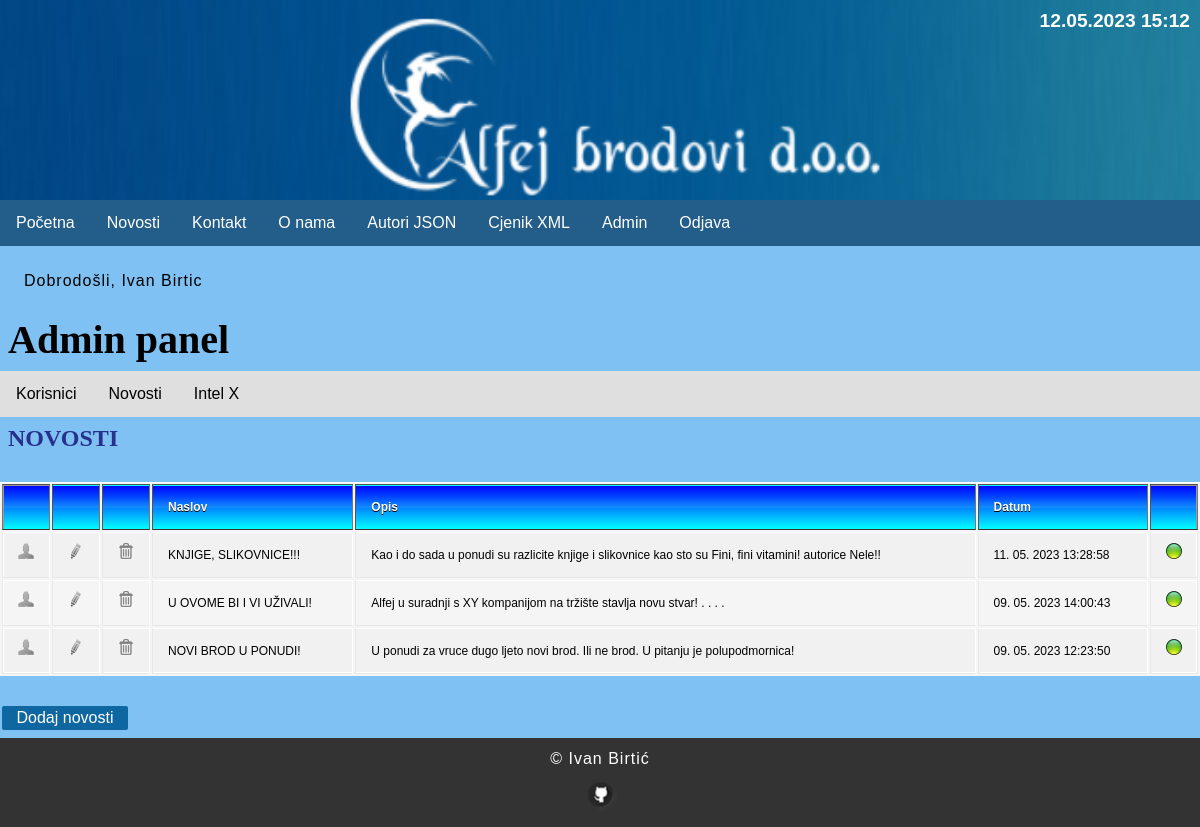
Page /index.php?menu=7&action=2 (signed in) on the committed database.
### tables this page shows
CREATE TABLE `news` (
  `id` int(11) NOT NULL,
  `title` varchar(255) NOT NULL,
  `description` text NOT NULL,
  `date` timestamp NOT NULL DEFAULT current_timestamp() ON UPDATE current_timestamp(),
  `picture` varchar(255) NOT NULL,
  `archive` enum('Y','N') NOT NULL
);

### functions.php (called while the page is built)
<?php
	function pickerDateToMysql($pickerDate){
		$date = DateTime::createFromFormat('Y-m-d H:i:s', $pickerDate);
		return $date->format('d. m. Y H:i:s');
	}
?>

### admin/news.php (the view, shortened to what this page needs)
<?php
	if (isset($_GET['id']) && $_GET['id'] != '') {
		$query  = "SELECT * FROM news";
		$query .= " WHERE id=".$_GET['id'];
		$query .= " ORDER BY date DESC";
		$result = @mysqli_query($MySQL, $query);
		$row = @mysqli_fetch_array($result);
		print '
		<h2>Pregled novosti</h2>
		<div class="news">
			<img src="news/' . $row['picture'] . '" alt="' . $row['title'] . '" title="' . $row['title'] . '">
			<h2>' . $row['title'] . '</h2>
			' . $row['description'] . '
			<time datetime="' . $row['date'] . '">' . pickerDateToMysql($row['date']) . '</time>
			<hr>
		</div>
		<p><a href="index.php?menu='.$menu.'&amp;action='.$action.'">↶ Natrag</a></p>';
	}
	else {
		print '
		<h2>NOVOSTI</h2>
		<div id="news">
			<table>
				<thead>
					<tr>
						<th width="16"></th>
						<th width="16"></th>
						<th width="16"></th>
						<th>Naslov</th>
						<th>Opis</th>
						<th>Datum</th>
						<th width="16"></th>
					</tr>
				</thead>
				<tbody>';
				$query  = "SELECT * FROM news";
				$query .= " ORDER BY date DESC";
				$result = @mysqli_query($MySQL, $query);
				while($row = @mysqli_fetch_array($result)) {
					print '
					<tr>
						<td><a href="index.php?menu='.$menu.'&amp;action='.$action.'&amp;id=' .$row['id']. '"><img src="img/user.png" alt="user"></a></td>
						<td><a href="index.php?menu='.$menu.'&amp;action='.$action.'&amp;edit=' .$row['id']. '"><img src="img/edit.png" alt="uredi"></a></td>
						<td><a href="index.php?menu='.$menu.'&amp;action='.$action.'&amp;delete=' .$row['id']. '"><img src="img/delete.png" alt="obriši"></a></td>
						<td>' . $row['title'] . '</td>
						<td>';
						if(strlen($row['description']) > 160) {
                            echo substr(strip_tags($row['description']), 0, 160).'...';
                        } else {
                            echo strip_tags($row['description']);
                        }
						print '
						</td>
						<td>' . pickerDateToMysql($row['date']) . '</td>
						<td>';
							if ($row['archive'] == 'Y') { print '<img src="img/inactive.png" alt="" title="" />'; }
                            else if ($row['archive'] == 'N') { print '<img src="img/active.png" alt="" title="" />'; }
						print '
						</td>
					</tr>';
				}
			print '
				</tbody>
			</table>
			<a href="index.php?menu=' . $menu . '&amp;action=' . $action . '&amp;add=true" class="AddLink">Dodaj novosti</a>
		</div>';
	}
?>

### style.css (style rules this page uses)
body, html { font-family: 'futura', 'helvetica', sans-serif; margin: 0; font-size: 16px; background-color: #80c1f3; }
h1,h2 { margin: 8px; font-size: 40px; font-family: Times-new-roman; }
h2 { font-size: 24px; color: #27318b; }
main a { color: #27318b; text-decoration: none; }
p { margin: 24px; line-height: 22.4px; letter-spacing: 1px; }
img { width: 100%; }
.AddLink { -moz-border-radius: 2px; border-radius: 2px; -webkit-border-radius: 2px; color: #FFFFFF !important; display: block; background-color: #0f67a1; margin: 8px 2px; padding: 3px; width: 120px; text-align: center; }
table { background: #f5f5f5; border-collapse: separate; box-shadow: inset 0 1px 0 #fff; font-size: 12px; line-height: 24px; margin: 30px auto; text-align: left; width: 100%; }
th { background: url(http://jackrugile.com/images/misc/noise-diagonal.png), linear-gradient(#0000FF, #00FFFF); border-left: 1px solid #555; border-right: 1px solid #777; border-top: 1px solid #555; border-bottom: 1px solid #333; box-shadow: inset 0 1px 0 #00FFFF; color: #fff; font-weight: bold; padding: 10px 15px; position: relative; text-shadow: 0 1px 0 #000; }
th:after { background: linear-gradient(rgba(255,255,255,0), rgba(255,255,255,.08)); content: ''; display: block; height: 25%; left: 0; margin: 1px 0 0 0; position: absolute; top: 25%; width: 100%; }
th:first-child { border-left: 1px solid #777; box-shadow: inset 1px 1px 0 #999; }
th:last-child { box-shadow: inset -1px 1px 0 #999; }
td { border-right: 1px solid #fff; border-left: 1px solid #e8e8e8; border-top: 1px solid #fff; border-bottom: 1px solid #e8e8e8; padding: 10px 15px; position: relative; transition: all 300ms; }
td:first-child { box-shadow: inset 1px 0 0 #fff; }
td:last-child { border-right: 1px solid #e8e8e8; box-shadow: inset -1px 0 0 #fff; }
tr { background: url(http://jackrugile.com/images/misc/noise-diagonal.png); }
tr:nth-child(odd) td { background: #f1f1f1 url(http://jackrugile.com/images/misc/noise-diagonal.png); }
tr:last-of-type td { box-shadow: inset 0 -1px 0 #fff; }
tr:last-of-type td:first-child { box-shadow: inset 1px -1px 0 #fff; }
tr:last-of-type td:last-child { box-shadow: inset -1px -1px 0 #fff; }

### rows in the picture
news: title "KNJIGE, SLIKOVNICE!!!", description "Kao i do sada u ponudi su razlicite knjige i slikovnice kao sto su Fini, fini vitamini! autorice Nele!!", date "11. 05. 2023 13:28:58"
news: title "U OVOME BI I VI UŽIVALI!", description "Alfej u suradnji s XY kompanijom na tržište stavlja novu stvar! . . . .", date "09. 05. 2023 14:00:43"
news: title "NOVI BROD U PONUDI!", description "U ponudi za vruce dugo ljeto novi brod. Ili ne brod. U pitanju je polupodmornica!", date "09. 05. 2023 12:23:50"

### other values in the picture
$_SESSION['message'] "Dobrodošli, Ivan Birtic"
